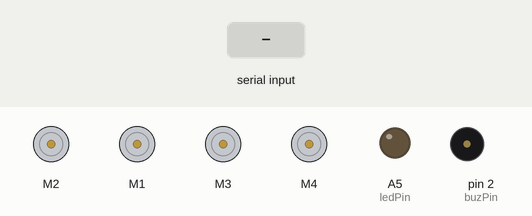
Simulated run of this sketch. Board: Arduino Uno, built with avr-gcc and run on an emulated ATmega328P. On the bench: 4 × DC motor (green arrow = forward, orange = backward, longer = faster), output pins drawn as LEDs (lit = HIGH), buzzer (waves = sounding, pin HIGH). Inputs (shaded band) come from the test bench.

Above: at 1.2 s.
1.3 s: "Y" received over Serial
At 1.73 s:
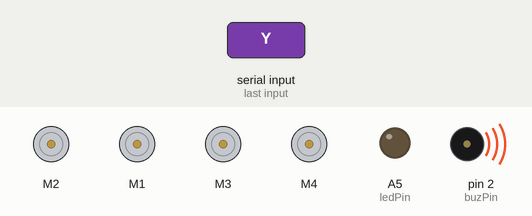
3.3 s: byte 85 ('U') received over Serial
At 3.6 s:
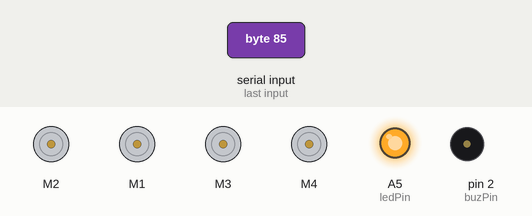
4.8 s: "F" received over Serial
At 5.6 s:
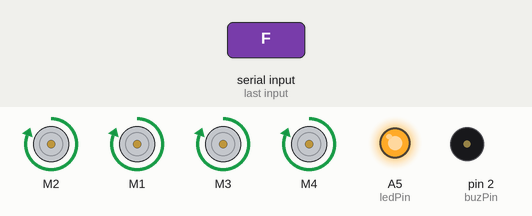
7.3 s: "B" received over Serial
At 7.8 s:
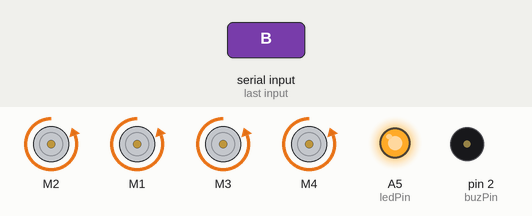
9.8 s: "R" received over Serial
At 10.6 s:
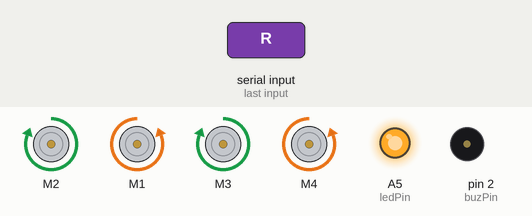
12.3 s: "L" received over Serial
At 12.8 s:
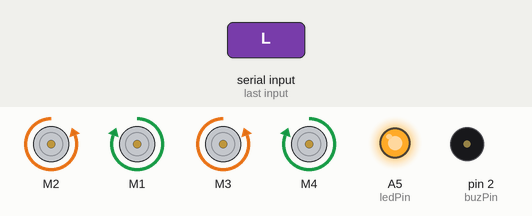
Timing chart, 0 to 15.3 s (numbered marks = the images above; inputs shaded):
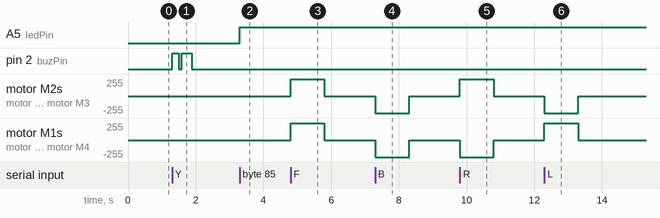

Measured:
- after the input at 1.3 s, pin 2 (buzPin): LOW → HIGH at once, → LOW 0.20 s later, → HIGH 0.08 s later, → LOW 0.30 s later
- after the input at 3.3 s, A5 (ledPin): LOW → HIGH at once
- after the input at 4.8 s, motor M2, motor M1, motor M3, motor M4: stopped → forward 255/255 at once, → stopped 1.0 s later
- after the input at 7.3 s, motor M2, motor M1, motor M3, motor M4: stopped → backward 255/255 at once, → stopped 1.0 s later
- after the input at 9.8 s, motor M2, motor M3: stopped → forward 255/255 at once, → stopped 1.0 s later; motor M1, motor M4: stopped → backward 255/255 at once, → stopped 1.0 s later
- after the input at 12.3 s, motor M2, motor M3: stopped → backward 255/255 at once, → stopped 1.0 s later; motor M1, motor M4: stopped → forward 255/255 at once, → stopped 1.0 s later

The sketch:

d.ino
```cpp
#include <AFMotor.h>

AF_DCMotor MotorFR(1);   // Front right motor
AF_DCMotor MotorFL(2);   // Front left motor
AF_DCMotor MotorBL(3);   // Back left motor
AF_DCMotor MotorBR(4);   // Back right motor

const int buzPin = 2;  // Buzzer pin
const int ledPin = A5; // LED pin
int valSpeed = 255;    // Default motor speed
unsigned long lastCommand = 0;

void setup() {
    Serial.begin(9600);
    pinMode(buzPin, OUTPUT);
    pinMode(ledPin, OUTPUT);

    MotorFL.setSpeed(valSpeed);
    MotorFR.setSpeed(valSpeed);
    MotorBL.setSpeed(valSpeed);
    MotorBR.setSpeed(valSpeed);

    MotorFL.run(RELEASE);
    MotorFR.run(RELEASE);
    MotorBL.run(RELEASE);
    MotorBR.run(RELEASE);
}

void loop() {
    if (millis() - lastCommand > 1000) {
        MotorFL.run(RELEASE);
        MotorFR.run(RELEASE);
        MotorBL.run(RELEASE);
        MotorBR.run(RELEASE);
    }

    while (Serial.available() > 0) {
        char command = Serial.read();
        lastCommand = millis();
        //Serial.println("BAT:75,SPEED:25");

        switch(command) {
            case 'F':
                SetSpeed(valSpeed);
                MotorFL.run(FORWARD);
                MotorFR.run(FORWARD);
                MotorBL.run(FORWARD);
                MotorBR.run(FORWARD);
                break;

            case 'B':
                SetSpeed(valSpeed);
                MotorFL.run(BACKWARD);
                MotorFR.run(BACKWARD);
                MotorBL.run(BACKWARD);
                MotorBR.run(BACKWARD);
                break;

            case 'R':
                SetSpeed(valSpeed);
                MotorFL.run(FORWARD);
                MotorFR.run(BACKWARD);
                MotorBL.run(FORWARD);
                MotorBR.run(BACKWARD);
                break;

            case 'L':
                SetSpeed(valSpeed);
                MotorFL.run(BACKWARD);
                MotorFR.run(FORWARD);
                MotorBL.run(BACKWARD);
                MotorBR.run(FORWARD);
                break;

            case 'G':   // Forward left
                MotorFL.setSpeed(valSpeed / 4);
                MotorBL.setSpeed(valSpeed / 4);
                MotorFL.run(FORWARD);
                MotorFR.run(FORWARD);
                MotorBL.run(FORWARD);
                MotorBR.run(FORWARD);
                break;

            case 'H':   // Forward right
                MotorFR.setSpeed(valSpeed / 4);
                MotorBR.setSpeed(valSpeed / 4);
                MotorFL.run(FORWARD);
                MotorFR.run(FORWARD);
                MotorBL.run(FORWARD);
                MotorBR.run(FORWARD);
                break;

            case 'I':   // Backward left
                MotorFL.setSpeed(valSpeed / 4);
                MotorBL.setSpeed(valSpeed / 4);
                MotorFL.run(BACKWARD);
                MotorFR.run(BACKWARD);
                MotorBL.run(BACKWARD);
                MotorBR.run(BACKWARD);
                break;

            case 'J':   // Backward right
                MotorFR.setSpeed(valSpeed / 4);
                MotorBR.setSpeed(valSpeed / 4);
                MotorFL.run(BACKWARD);
                MotorFR.run(BACKWARD);
                MotorBL.run(BACKWARD);
                MotorBR.run(BACKWARD);
                break;

            case 'S':
                MotorFL.run(RELEASE);
                MotorFR.run(RELEASE);
                MotorBL.run(RELEASE);
                MotorBR.run(RELEASE);
                break;

            case 'Y':   // Buzina
                digitalWrite(buzPin, HIGH);
                delay(200);
                digitalWrite(buzPin, LOW);
                delay(80);
                digitalWrite(buzPin, HIGH);
                delay(300);
                digitalWrite(buzPin, LOW);
                break;

            case 'U': digitalWrite(ledPin, HIGH); break;
            case 'u': digitalWrite(ledPin, LOW);  break;

            case '1': SetSpeed(65);  break;
            case '2': SetSpeed(130); break;
            case '3': SetSpeed(195); break;
            case '4': SetSpeed(255); break;

            case 'T':   // Testa rodas da frente
                MotorFL.setSpeed(150);
                MotorFR.setSpeed(150);
                MotorFL.run(FORWARD);
                MotorFR.run(FORWARD);
                break;

            case 'K':   // Testa rodas de trás
                MotorBL.setSpeed(150);
                MotorBR.setSpeed(150);
                MotorBL.run(FORWARD);
                MotorBR.run(FORWARD);
                break;

            default: break;
        }
    }
}

void SetSpeed(int val) {
    valSpeed = val;
    MotorFL.setSpeed(val);
    MotorFR.setSpeed(val);
    MotorBL.setSpeed(val);
    MotorBR.setSpeed(val);
}
```
